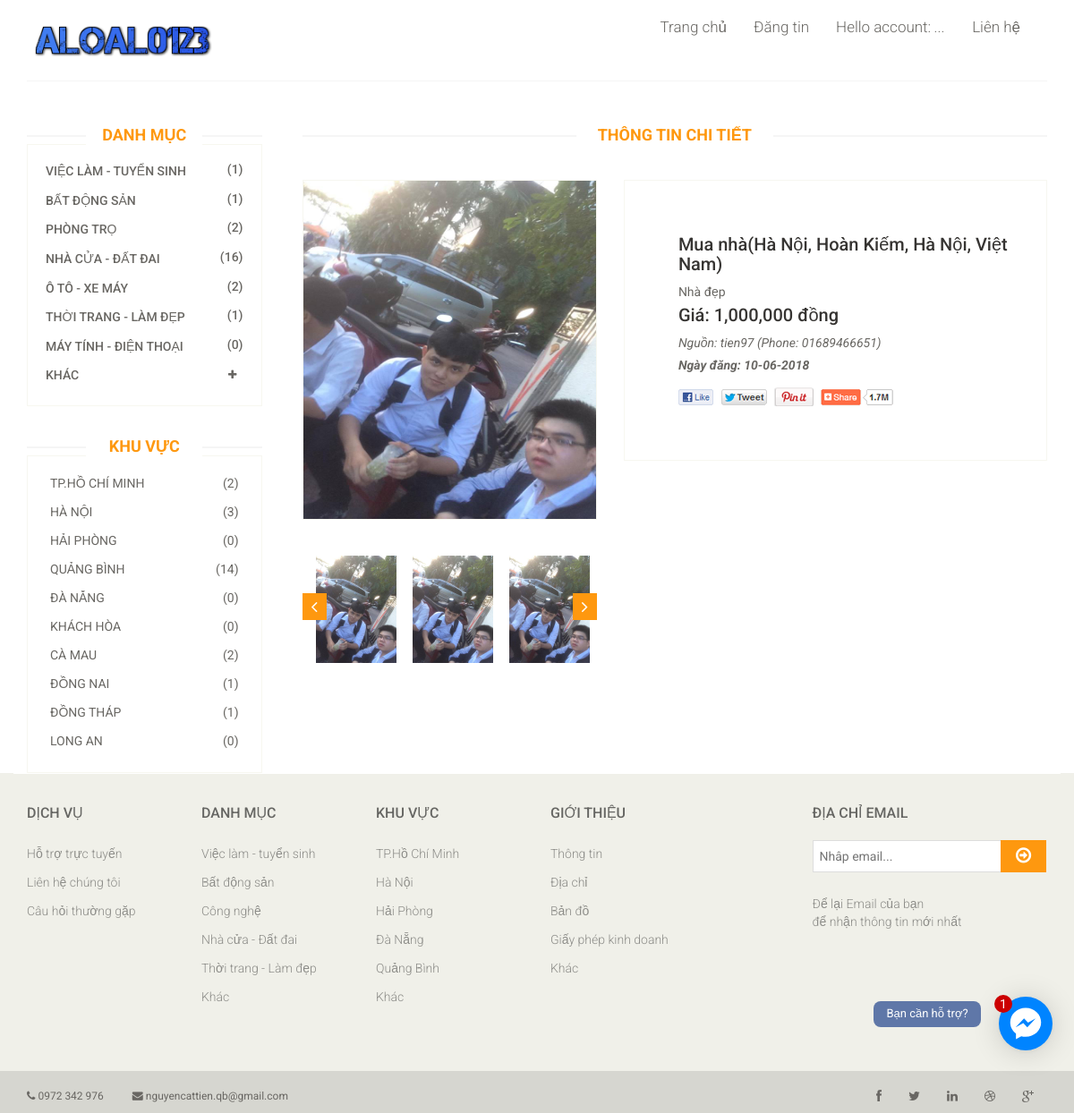
Screenshot of /DACS/User/chitiettintuc.php?id=74 with the database file from the repository.
### tables this page shows
CREATE TABLE IF NOT EXISTS `tb_aloalo123` (
  `Ma_aloalo123` int(11) NOT NULL DEFAULT '0',
  `Logo` varchar(200) NOT NULL,
  `Hinh_nen` varchar(200) NOT NULL,
  `Lien_he` varchar(1000) NOT NULL
);

CREATE TABLE IF NOT EXISTS `tb_danhmuc` (
`Ma_danh_muc` int(11) NOT NULL,
  `Ten_danh_muc` varchar(100) NOT NULL
);

CREATE TABLE IF NOT EXISTS `tb_khuvuc` (
`Ma_khu_vuc` int(11) NOT NULL,
  `Ten_khu_vuc` varchar(100) NOT NULL
);

CREATE TABLE IF NOT EXISTS `tb_tintuc` (
`Ma_tin_tuc` int(11) NOT NULL,
  `Tieu_de` varchar(100) NOT NULL,
  `Ma_danh_muc` int(11) NOT NULL,
  `Ma_khu_vuc` int(11) NOT NULL,
  `Mo_ta` varchar(500) NOT NULL,
  `Dia_chi` varchar(500) NOT NULL,
  `Phe_duyet` int(11) NOT NULL,
  `Gia_ca` float NOT NULL,
  `Ngay_dang` datetime NOT NULL,
  `Nguon` int(11) NOT NULL,
  `Ma_hinh_thuc` int(11) NOT NULL,
  `Luot_xem` int(11) NOT NULL,
  `Anh_dai_dien` varchar(500) NOT NULL,
  `Anh1` varchar(500) NOT NULL,
  `Anh2` varchar(500) NOT NULL,
  `Anh3` varchar(500) NOT NULL,
  `Anh4` varchar(500) NOT NULL,
  `Anh5` varchar(500) NOT NULL,
  `Anh6` varchar(500) NOT NULL
);

CREATE TABLE IF NOT EXISTS `tb_taikhoan` (
`Ma_tai_khoan` int(11) NOT NULL,
  `Ten_tai_khoan` varchar(20) NOT NULL,
  `Mat_khau` varchar(20) NOT NULL,
  `Ho_ten` varchar(50) NOT NULL,
  `So_dien_thoai` varchar(15) NOT NULL,
  `Dia_chi` varchar(200) NOT NULL,
  `Ma_chuc_nang` int(11) NOT NULL
);

### DACS/User/modules_chitiet/left/Khuvuc.php (the view)
<?php
$sql_khuvuc="SELECT * FROM tb_khuvuc LIMIT 10" ;
$result=mysql_query($sql_khuvuc);
?>
<div class="brands-name">
	<ul class="nav nav-pills nav-stacked">
		<?php while ($row=mysql_fetch_array($result)) {
			$d=$row["Ma_khu_vuc"];
			$sql_dem="SELECT * FROM tb_khuvuc kv, tb_tintuc tt where kv.Ma_khu_vuc =tt.Ma_khu_vuc And kv.Ma_khu_vuc=$d And tt.Phe_duyet=1";
			$result1=mysql_query($sql_dem);
			$dem=mysql_num_rows($result1);
			?>
			<li><a href="danhsach.php?idkhuvuc=<?php echo $row["Ma_khu_vuc"] ?>&iddanhmuc=&idhinhthuc="> <span class="pull-right">(<?php echo $dem ?>)</span><?php echo $row["Ten_khu_vuc"]; ?></a></li>
			<?php } ?>
		</ul>
	</div>

### DACS/User/modules/header.php (shortened to what this page needs)
<?php
if(isset($_SESSION["name"]))
{
	$name=$_SESSION["name"];
}
else
{
	$name="...";
}
?>
<?php
$AloAlo123="SELECT * FROM tb_AloAlo123 LIMIT 1";
$result=mysql_query($AloAlo123);
$row=mysql_fetch_array($result);
 ?>
<div class="header-middle" >
	<div class="container" >
		<div class="row">
			<div class="col-sm-4">
				<div class="logo pull-left" >
					<a href="index.php"><img style="width: 90%" src="<?php echo $row["Logo"] ?>" alt=""></a>
				</div>
			</div>
			<div class="col-sm-8">
				<div class=" pull-right">
					<div class="mainmenu ">
						<ul class="nav navbar-nav collapse navbar-collapse">
							<li><a href="index.php">Trang chủ</a></li>
							<li ><a href="dangtin.php">Đăng tin</a></li>
							<li class="dropdown"><a>Hello account: <i><?php echo $name; ?></i></a>
							</li>
							<li><a href="lienhe.php">Liên hệ</a></li>
						</ul>
					</div>
				</div>
			</div>
		</div>
	</div>
</div>

### DACS/User/modules_chitiet/left/Danhmuc.php (shortened to what this page needs)
<?php
$sql_danhmuc="SELECT * FROM tb_danhmuc LIMIT 7";
$result=mysql_query($sql_danhmuc);
?>
<div class="panel-group category-products" id="accordian">
	<?php
	while ($row=mysql_fetch_array($result)) {
		$d=$row["Ma_danh_muc"];
		$sql_dem="SELECT * FROM tb_danhmuc dm, tb_tintuc tt where dm.Ma_danh_muc =tt.Ma_danh_muc And dm.Ma_danh_muc=$d And tt.Phe_duyet=1";
		$result3=mysql_query($sql_dem);
		$dem=mysql_num_rows($result3);
		?>
		<div class="panel panel-default">
			<div class="panel-heading">
				<h4 class="panel-title"><a href="danhsach.php?idkhuvuc=&iddanhmuc=<?php echo $row["Ma_danh_muc"] ?>&idhinhthuc="><span class="pull-right">(<?php echo $dem ?>)</span><?php echo $row["Ten_danh_muc"]; ?></a></h4>
			</div>
		</div>
		<?php } ?>
		<div class="panel panel-default">
			<div class="panel-heading">
				<h4 class="panel-title">
					<a data-toggle="collapse" data-parent="#accordian" href="#womens">
						<span class="badge pull-right"><i class="fa fa-plus"></i></span>
						KHÁC
					</a>
				</h4>
			</div>
			</div>

### DACS/User/modules_chitiet/right/chitiet.php (shortened to what this page needs)
<?php
$tam=$_GET["id"];
$sql_chitiet="SELECT tt.Ma_tin_tuc,tt.Tieu_de, tt.Mo_ta, tt.Gia_ca, tt.Ngay_dang,tt.Dia_chi, dm.Ten_danh_muc, kv.Ten_khu_vuc, tk.Ten_tai_khoan, tk.Ho_ten, tk.So_dien_thoai, tt.Anh_dai_dien, tt.Anh1,tt.Anh2,tt.Anh3,tt.Anh4,tt.Anh5,tt.Anh6,tt.Luot_xem
FROM tb_tintuc tt, tb_danhmuc dm , tb_taikhoan tk, tb_khuvuc kv
WHERE tt.Ma_tin_tuc=$tam and tt.Ma_danh_muc=dm.Ma_danh_muc and tt.Nguon=tk.Ma_tai_khoan and tt.Ma_khu_vuc=kv.Ma_khu_vuc and tt.Phe_duyet=1";
$result=mysql_query($sql_chitiet);
$row=mysql_fetch_array($result);
?>
<?php
function formatMoney($number, $fractional=false) {
	while (true) {
		$replaced = preg_replace('/(-?\d+)(\d\d\d)/', '$1,$2', $number);
		if ($replaced != $number) {
			$number = $replaced;
		} else {
			break;
		}
	}
	return $number;
}
?>
<div class="product-details">
	<div class="col-sm-5">
		<div class="view-product">
			<img src="<?php echo $row["Anh_dai_dien"] ?>" alt="" />
		</div>
		<div id="similar-product" class="carousel slide" data-ride="carousel">
			<div class="carousel-inner">
				<div class="item active " >
					<a href=""><img src="<?php echo $row["Anh1"] ?>" alt=""  ></a>
					<a href=""><img src="<?php echo $row["Anh2"] ?>" alt="" ></a>
					<a href=""><img src="<?php echo $row["Anh3"] ?>" alt="" ></a>
				</div>
			</div>
			<a class="left item-control" href="#similar-product" data-slide="prev">
				<i class="fa fa-angle-left"></i>
			</a>
			<a class="right item-control" href="#similar-product" data-slide="next">
				<i class="fa fa-angle-right"></i>
			</a>
		</div>
	</div>
	<div class="col-sm-7">
		<div class="product-information">
			<h2><?php echo $row["Tieu_de"] ?>(<?php echo $row["Dia_chi"] ?>)</h2>
			<p><?php echo $row["Mo_ta"] ?></p>
			<?php
			$number=$row["Gia_ca"];
			$money = formatMoney($number);
			?>
			<h2>Giá: <?php echo $money?> đồng</h2>
			<p><i>Nguồn: <?php echo $row["Ten_tai_khoan"] ?> (Phone: <?php echo $row["So_dien_thoai"] ?>)</i></p>
			<p><b><i>Ngày đăng: <?php  $t= date_create($row["Ngay_dang"]);  echo date_format($t,"d-m-Y");?></i></b></p>
			<a href=""><img src="images/product-details/share.png" class="share img-responsive"  alt="" /></a>
		</div>
	</div>
</div>

### DACS/User/css/main.css (style rules this page uses)
body { font-family: 'Roboto', sans-serif; background:; position: relative; font-weight:400px; }
ul li { list-style: none; }
a { -webkit-transition: 300ms; -moz-transition: 300ms; -o-transition: 300ms; transition: 300ms; }
h1, h2, h3, h4, h5, h6 { font-family: 'Roboto', sans-serif; }
.header-middle .container .row { border-bottom: 1px solid #f5f5f5; margin-left: 0; margin-right: 0; padding-bottom: 20px; padding-top: 20px; }
.header-middle .container .row .col-sm-4 { padding-left: 0; }
.header-middle .container .row .col-sm-8 { padding-right:0; }
.navbar-collapse.collapse { padding-left: 0; }
.mainmenu ul li { padding-right: 15px; padding-left: 15px; }
.mainmenu ul li:first-child { padding-left: 0px; }
.mainmenu ul li a { color: #696763; font-family: 'Roboto', sans-serif; font-size: 17px; font-weight: 300; padding: 0; padding-bottom: 10px; }
.item { padding-left: 100px; }
.right { right: 0; }
.category-products { border: 1px solid #F7F7F0; margin-bottom: 35px; padding-bottom: 20px; padding-top: 15px; }
.category-products .panel { background-color: #FFFFFF; border: 0px; border-radius: 0px; box-shadow:none; margin-bottom: 0px; }
.category-products .panel-default .panel-heading { background-color: #FFFFFF; border: 0 none; color: #FFFFFF; padding: 5px 20px; }
.category-products .panel-default .panel-heading .panel-title a { color: #696763; font-family: 'Roboto', sans-serif; font-size: 14px; text-decoration: none; text-transform: uppercase; }
.category-products .badge { background:none; border-radius: 10px; color: #696763; display: inline-block; font-size: 12px; font-weight: bold; line-height: 1; min-width: 10px; padding: 3px 7px; text-align: center; vertical-align: baseline; white-space: nowrap; }
.brands-name { border: 1px solid #F7F7F0; padding-bottom: 20px; padding-top: 15px; }
.brands-name .nav-stacked li a { background-color: #FFFFFF; color: #696763; font-family: 'Roboto', sans-serif; font-size: 14px; padding: 5px 25px; text-decoration: none; text-transform: uppercase; }
.product-details { overflow:hidden; }
#similar-product { margin-top: 40px; }
.product-details { margin-bottom: 40px; overflow: hidden; margin-top: 10px; }
.view-product { position: relative; }
.view-product img { border: 1px solid #F7F7F0; height: 380px; width: 100%; }
#similar-product .carousel-inner .item { padding-left:0px; }
#similar-product .carousel-inner .item img { display: inline-block; margin-left: 15px; max-width: 90px; }
.item-control { position: absolute; top: 35%; }
.item-control i { background: #FE980F; color: #FFFFFF; font-size: 20px; padding: 5px 10px; }
.product-information { border: 1px solid #F7F7F0; overflow: hidden; padding-bottom: 60px; padding-left: 60px; padding-top: 60px; position: relative; }
.product-information h2 { color: #363432; font-family: 'Roboto', sans-serif; font-size: 20px; margin-top: 0; }
.product-information p { color: #696763; font-family: 'Roboto', sans-serif; margin-bottom: 5px; }
.share { margin-top: 15px; }

### rows the page displays
tb_aloalo123: Logo (picture)
tb_danhmuc: dem "1", Ten_danh_muc "VIỆC LÀM - TUYỂN SINH"
tb_danhmuc: dem "1", Ten_danh_muc "BẤT ĐỘNG SẢN"
tb_danhmuc: dem "2", Ten_danh_muc "PHÒNG TRỌ"
tb_danhmuc: dem "16", Ten_danh_muc "NHÀ CỬA - ĐẤT ĐAI"
tb_danhmuc: dem "2", Ten_danh_muc "Ô TÔ - XE MÁY"
tb_danhmuc: dem "1", Ten_danh_muc "THỜI TRANG - LÀM ĐẸP"
tb_danhmuc: dem "0", Ten_danh_muc "MÁY TÍNH - ĐIỆN THOẠI"
tb_khuvuc: dem "2", Ten_khu_vuc "TP.HỒ CHÍ MINH"
tb_khuvuc: dem "3", Ten_khu_vuc "HÀ NỘI"
tb_khuvuc: dem "0", Ten_khu_vuc "HẢI PHÒNG"
tb_khuvuc: dem "14", Ten_khu_vuc "QUẢNG BÌNH"
tb_khuvuc: dem "0", Ten_khu_vuc "ĐÀ NẴNG"
tb_khuvuc: dem "0", Ten_khu_vuc "KHÁCH HÒA"
tb_khuvuc: dem "2", Ten_khu_vuc "CÀ MAU"
tb_khuvuc: dem "1", Ten_khu_vuc "ĐỒNG NAI"
tb_khuvuc: dem "1", Ten_khu_vuc "ĐỒNG THÁP"
tb_khuvuc: dem "0", Ten_khu_vuc "LONG AN"
tb_tintuc: Anh_dai_dien (picture), Anh1 (picture), Anh2 (picture), Anh3 (picture), Tieu_de "Mua nhà", Dia_chi "Hà Nội, Hoàn Kiếm, Hà Nội, Việt Nam", Mo_ta "Nhà đẹp", Gia_ca "1,000,000", Nguon.Ten_tai_khoan "tien97", Nguon.So_dien_thoai "01689466651", Ngay_dang "10-06-2018"

### other values shown
$name "..."
